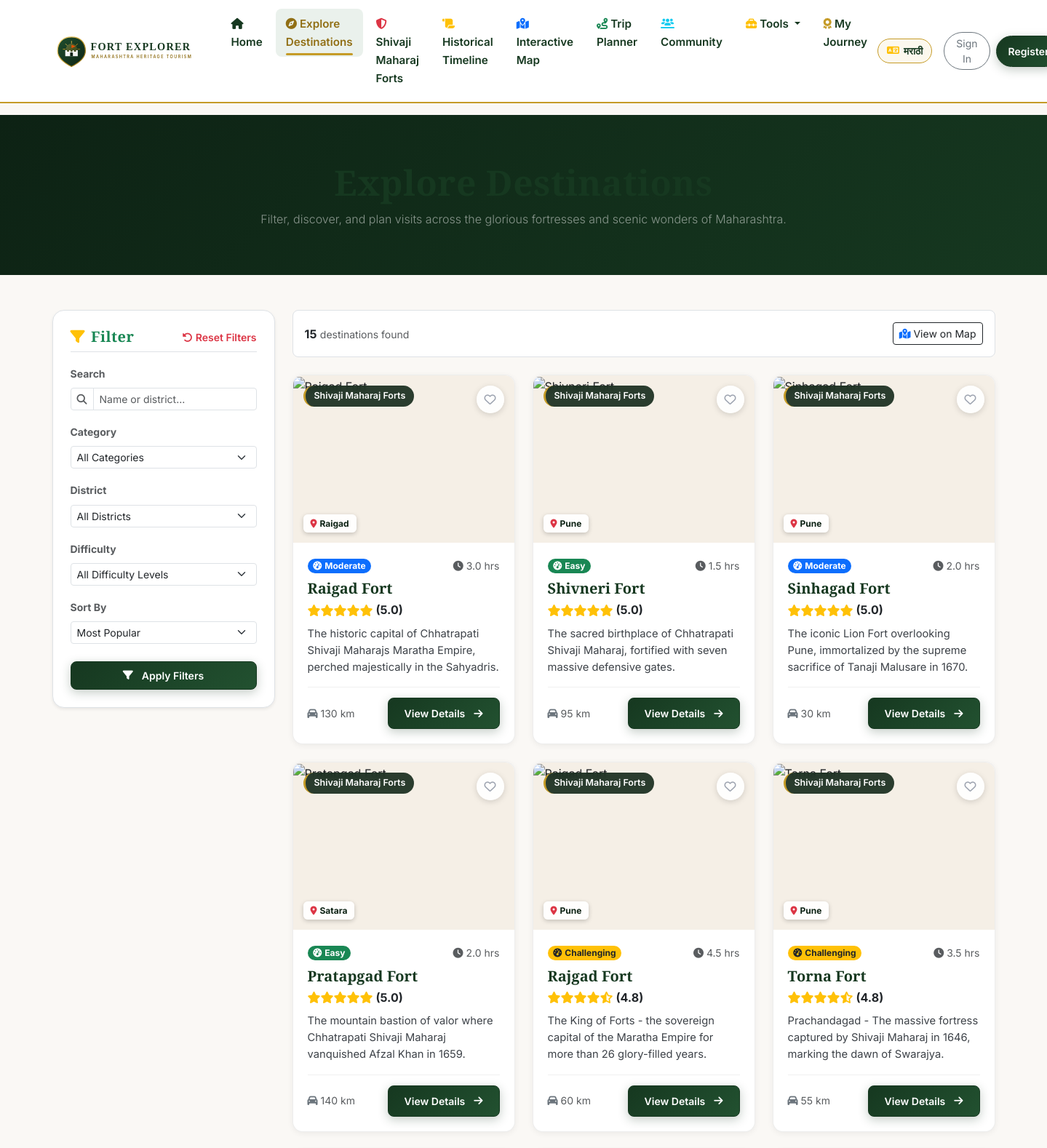
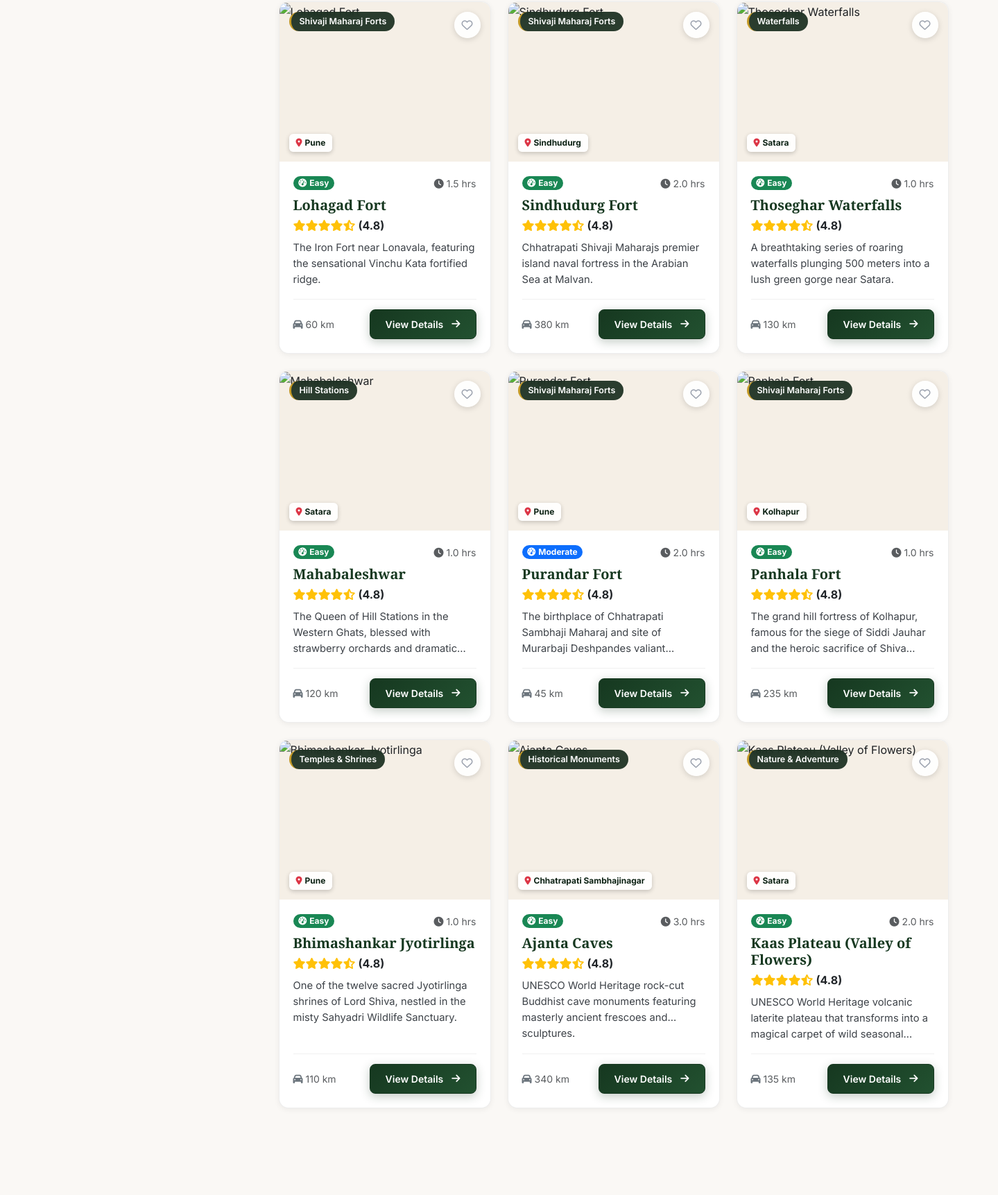
Screenshot of /explore.php (upper part) with the database file from the repository (2 pictures, top to bottom).
### tables this page shows
CREATE TABLE destinations (
    id INT AUTO_INCREMENT PRIMARY KEY,
    category_id INT NOT NULL,
    district_id INT NOT NULL,
    name VARCHAR(150) NOT NULL,
    name_mr VARCHAR(150) NOT NULL,
    slug VARCHAR(160) NOT NULL UNIQUE,
    short_description TEXT NOT NULL,
    short_description_mr TEXT NOT NULL,
    overview LONGTEXT NOT NULL,
    historical_significance LONGTEXT,
    historical_significance_mr LONGTEXT,
    shivaji_connection LONGTEXT,
    shivaji_connection_mr LONGTEXT,
    architecture_notes LONGTEXT,
    major_attractions LONGTEXT,
    latitude DECIMAL(10, 7) NOT NULL,
    longitude DECIMAL(10, 7) NOT NULL,
    altitude_meters INT DEFAULT NULL,
    address VARCHAR(255) NOT NULL,
    best_season VARCHAR(100) NOT NULL,
    opening_hours VARCHAR(150) DEFAULT 'Open 24 hours / Daylight trekking recommended',
    entry_fees VARCHAR(150) DEFAULT 'Free / Nominal ASI ticket if applicable',
    is_timing_verified TINYINT(1) DEFAULT 1,
    how_to_reach_road TEXT,
    how_to_reach_rail TEXT,
    how_to_reach_air TEXT,
    distance_from_pune_km INT DEFAULT NULL,
    distance_from_mumbai_km INT DEFAULT NULL,
    facilities VARCHAR(255) DEFAULT 'Parking, Tea Stalls, Local Guides',
    safety_tips TEXT,
    difficulty_level ENUM('Easy', 'Moderate', 'Challenging', 'Difficult') DEFAULT 'Moderate',
    trek_duration_hours DECIMAL(3, 1) DEFAULT 2.5,
    is_featured TINYINT(1) DEFAULT 0,
    is_shivaji_fort TINYINT(1) DEFAULT 0,
    primary_image VARCHAR(500) NOT NULL,
    created_at TIMESTAMP DEFAULT CURRENT_TIMESTAMP,
    updated_at TIMESTAMP DEFAULT CURRENT_TIMESTAMP ON UPDATE CURRENT_TIMESTAMP,
    FOREIGN KEY (category_id) REFERENCES destination_categories(id) ON DELETE RESTRICT,
    FOREIGN KEY (district_id) REFERENCES districts(id) ON DELETE RESTRICT,
    INDEX idx_dest_category (category_id),
    INDEX idx_dest_district (district_id),
    INDEX idx_dest_featured (is_featured),
    INDEX idx_dest_shivaji (is_shivaji_fort),
    INDEX idx_dest_slug (slug)
);

CREATE TABLE destination_categories (
    id INT AUTO_INCREMENT PRIMARY KEY,
    slug VARCHAR(80) NOT NULL UNIQUE,
    name_en VARCHAR(100) NOT NULL,
    name_mr VARCHAR(100) NOT NULL,
    icon_class VARCHAR(80) NOT NULL DEFAULT 'fa-map-pin',
    badge_color VARCHAR(30) NOT NULL DEFAULT '#1e3f20',
    description_en VARCHAR(255),
    description_mr VARCHAR(255),
    created_at TIMESTAMP DEFAULT CURRENT_TIMESTAMP
);

CREATE TABLE districts (
    id INT AUTO_INCREMENT PRIMARY KEY,
    name_en VARCHAR(100) NOT NULL UNIQUE,
    name_mr VARCHAR(100) NOT NULL,
    division VARCHAR(100) NOT NULL,
    created_at TIMESTAMP DEFAULT CURRENT_TIMESTAMP
);

### includes/lang.php (called while the page is built, shortened)
<?php
function current_lang(): string {
    return $_SESSION['lang'] ?? 'en';
}
function is_marathi(): bool {
    return current_lang() === 'mr';
}
function __(string $key, string $fallback = ''): string {
    $lang = current_lang();
    global $FE_TRANSLATIONS;
    if (isset($FE_TRANSLATIONS[$lang][$key])) {
        return $FE_TRANSLATIONS[$lang][$key];
    }
    return $fallback !== '' ? $fallback : $key;
}
function t_val(?string $enValue, ?string $mrValue): string {
    return $enValue ?? '';
}

### explore.php (the view, shortened to what this page needs)
<?php
require_once __DIR__ . '/includes/header.php';
$db = getDB();
$search = trim($_GET['q'] ?? '');
$sort = trim($_GET['sort'] ?? 'popular');
$destinations = [];
$userWishlistIds = [];
if ($db) {
    try {
        $query = "
            SELECT d.*,
                   c.slug AS category_slug, c.name_en AS category_name, c.name_mr AS category_name_mr,
                   dist.name_en AS district_name, dist.name_mr AS district_name_mr,
                   COALESCE(AVG(r.rating), 4.8) AS avg_rating,
                   COUNT(r.id) AS review_count
            FROM destinations d
            JOIN destination_categories c ON d.category_id = c.id
            JOIN districts dist ON d.district_id = dist.id
            LEFT JOIN reviews r ON d.id = r.destination_id AND r.status = 'approved'
            WHERE 1=1
        ";
        $params = [];
        $query .= " GROUP BY d.id ";
        $query .= match ($sort) {
            'rating' => " ORDER BY avg_rating DESC, d.is_featured DESC ",
            'name' => " ORDER BY d.name ASC ",
            'duration' => " ORDER BY d.trek_duration_hours ASC ",
            default => " ORDER BY d.is_featured DESC, avg_rating DESC, d.id ASC "
        };
        $destStmt = $db->prepare($query);
        $destStmt->execute($params);
        $destinations = $destStmt->fetchAll();
    } catch (Exception $e) {
        $errorMessage = $e->getMessage();
    }
}
?>
<div class="py-5" style="background: linear-gradient(135deg, var(--fe-forest-dark) 0%, var(--fe-forest) 100%); color: #fff;">
    <div class="container py-3 text-center">
        <h1 class="display-5 fw-bold font-heritage mb-2"><?= __('nav_explore') ?></h1>
        <p class="lead fs-6 text-white-50 max-w-600 mx-auto mb-0">
            <?= is_marathi()
                ? 'सह्याद्रीचे दुर्ग, प्राचीन मंदिरे, खळाळणारे धबधबे आणि निसर्गरम्य पर्यटन स्थळांची संपूर्ण सूची.'
                : 'Filter, discover, and plan visits across the glorious fortresses and scenic wonders of Maharashtra.' ?>
        </p>
    </div>
</div>
<div class="container py-5">
    <div class="row g-4">
        <div class="col-lg-3">
            <div class="bg-white p-4 rounded-4 shadow-sm border position-sticky" style="top: 90px;">
                <div class="d-flex align-items-center justify-content-between mb-3 border-bottom pb-2">
                    <h5 class="font-heritage mb-0 text-success"><i class="fa-solid fa-filter me-2 text-warning"></i><?= __('btn_filter') ?></h5>
                    <a href="explore.php" class="small text-danger text-decoration-none fw-semibold">
                        <i class="fa-solid fa-rotate-left me-1"></i><?= __('btn_clear') ?>
                    </a>
                </div>
                <form method="GET" action="explore.php">
                    <div class="mb-3">
                        <label class="form-label small fw-bold text-muted"><?= __('btn_search') ?></label>
                        <div class="input-group input-group-sm">
                            <span class="input-group-text bg-white"><i class="fa-solid fa-magnifying-glass text-muted"></i></span>
                            <input type="text" name="q" class="form-control" placeholder="<?= is_marathi() ? 'नाव किंवा जिल्हा...' : 'Name or district...' ?>" value="<?= e($search) ?>">
                        </div>
                    </div>
                    <div class="mb-3">
                        <label class="form-label small fw-bold text-muted"><?= is_marathi() ? 'वर्गवारी' : 'Category' ?></label>
                        <select name="cat" class="form-select form-select-sm">
                            <option value=""><?= __('filter_category') ?></option>
                        </select>
                    </div>
                    <div class="mb-3">
                        <label class="form-label small fw-bold text-muted"><?= is_marathi() ? 'जिल्हा' : 'District' ?></label>
                        <select name="district" class="form-select form-select-sm">
                            <option value=""><?= __('filter_district') ?></option>
                        </select>
                    </div>
                    <div class="mb-3">
                        <label class="form-label small fw-bold text-muted"><?= is_marathi() ? 'काठिण्य पातळी' : 'Difficulty' ?></label>
                        <select name="difficulty" class="form-select form-select-sm">
                            <option value=""><?= __('filter_difficulty') ?></option>
                        </select>
                    </div>
                    <div class="mb-4">
                        <label class="form-label small fw-bold text-muted"><?= __('filter_sort') ?></label>
                        <select name="sort" class="form-select form-select-sm">
                            <option value="popular" <?= $sort === 'popular' ? 'selected' : '' ?>><?= __('sort_popular') ?></option>
                        </select>
                    </div>
                    <div class="d-grid">
                        <button type="submit" class="btn btn-fe-primary btn-sm py-2">
                            <i class="fa-solid fa-filter me-1"></i><?= is_marathi() ? 'फिल्टर लागू करा' : 'Apply Filters' ?>
                        </button>
                    </div>
                </form>
            </div>
        </div>
        <div class="col-lg-9">
            <div class="d-flex flex-wrap align-items-center justify-content-between gap-3 mb-4 bg-white p-3 rounded-3 border">
                <div>
                    <span class="fw-bold text-dark fs-6"><?= count($destinations) ?></span>
                    <span class="text-muted small"><?= is_marathi() ? 'पर्यटन स्थळे उपलब्ध' : 'destinations found' ?></span>
                </div>
                <div class="d-flex align-items-center gap-2">
                    <a href="map.php" class="btn btn-sm btn-outline-dark">
                        <i class="fa-solid fa-map-location-dot me-1 text-primary"></i><?= is_marathi() ? 'नकाशावर पहा' : 'View on Map' ?>
                    </a>
                </div>
            </div>
            <?php if (!empty($destinations)): ?>
                <div class="row g-4">
                    <?php foreach ($destinations as $dest): ?>
                        <?php
                        $isWishlisted = in_array($dest['id'], $userWishlistIds);
                        $destName = t_val($dest['name'], $dest['name_mr']);
                        $destDesc = t_val($dest['short_description'], $dest['short_description_mr']);
                        $districtName = t_val($dest['district_name'], $dest['district_name_mr']);
                        $catName = t_val($dest['category_name'], $dest['category_name_mr']);
                        ?>
                        <div class="col-md-6 col-xl-4">
                            <div class="fe-card">
                                <div class="fe-card-img-wrap">
                                    <span class="fe-card-category-badge">
                                        <?= e($catName) ?>
                                    </span>
                                    <span class="fe-card-district-badge">
                                        <i class="fa-solid fa-location-dot me-1 text-danger"></i><?= e($districtName) ?>
                                    </span>
                                    <button type="button" class="fe-wishlist-toggle-btn <?= $isWishlisted ? 'active' : '' ?>" data-dest-id="<?= $dest['id'] ?>" title="Save to Wishlist">
                                        <i class="<?= $isWishlisted ? 'fa-solid fa-heart text-danger' : 'fa-regular fa-heart' ?>"></i>
                                    </button>
                                </div>
                                <div class="fe-card-body">
                                    <div class="d-flex align-items-center justify-content-between mb-2">
                                        <?= get_difficulty_badge($dest['difficulty_level']) ?>
                                        <span class="small text-muted"><i class="fa-solid fa-clock me-1"></i><?= $dest['trek_duration_hours'] ?> hrs</span>
                                    </div>
                                    <h5 class="fe-card-title"><?= e($destName) ?></h5>
                                    <div class="mb-2">
                                        <?= render_rating_stars((float)$dest['avg_rating']) ?>
                                    </div>
                                    <p class="fe-card-desc"><?= e($destDesc) ?></p>
                                    <div class="fe-card-footer">
                                        <span class="small text-muted">
                                            <i class="fa-solid fa-car me-1 text-secondary"></i><?= $dest['distance_from_pune_km'] ? $dest['distance_from_pune_km'] . ' km' : 'Accessible' ?>
                                        </span>
                                        <a href="destination.php?slug=<?= urlencode($dest['slug']) ?>" class="btn btn-sm btn-fe-primary">
                                            <?= __('btn_view_details') ?> <i class="fa-solid fa-arrow-right ms-1"></i>
                                        </a>
                                    </div>
                                </div>
                            </div>
                        </div>
                    <?php endforeach; ?>
                </div>
            <?php endif; ?>
        </div>
    </div>
</div>
<?php require_once __DIR__ . '/includes/footer.php'; ?>

### includes/functions.php (shortened to what this page needs)
<?php
function e(?string $string): string {
    return htmlspecialchars($string ?? '', ENT_QUOTES, 'UTF-8');
}
function render_rating_stars(float $rating, int $max = 5): string {
    $fullStars = floor($rating);
    $halfStar = ($rating - $fullStars) >= 0.5 ? 1 : 0;
    $emptyStars = $max - $fullStars - $halfStar;
    $html = '<div class="star-rating d-inline-flex align-items-center text-warning" title="' . number_format($rating, 1) . ' / 5">';
    for ($i = 0; $i < $fullStars; $i++) {
        $html .= '<i class="fa-solid fa-star"></i>';
    }
    if ($halfStar) {
        $html .= '<i class="fa-solid fa-star-half-stroke"></i>';
    }
    for ($i = 0; $i < $emptyStars; $i++) {
        $html .= '<i class="fa-regular fa-star text-muted opacity-50"></i>';
    }
    $html .= '<span class="ms-1 fw-bold text-dark rating-score">(' . number_format($rating, 1) . ')</span>';
    $html .= '</div>';
    return $html;
}
function get_difficulty_badge(string $difficulty): string {
    $badgeStyle = match(strtolower($difficulty)) {
        'easy' => 'bg-success text-white',
        'moderate' => 'bg-primary text-white',
        'challenging' => 'bg-warning text-dark',
        'difficult' => 'bg-danger text-white',
        default => 'bg-secondary text-white'
    };
    return '<span class="badge ' . $badgeStyle . ' px-2.5 py-1 rounded-pill"><i class="fa-solid fa-gauge-high me-1"></i>' . e($difficulty) . '</span>';
}

### rows the page displays
destinations: category.name_en "Shivaji Maharaj Forts", district.name_en "Raigad", difficulty_level "Moderate", trek_duration_hours "3.0", name "Raigad Fort", rating "5.0", short_description "The historic capital of Chhatrapati Shivaji Maharajs Maratha Empire, perched majestically in the Sahyadris.", distance_from_pune_km "130"
destinations: category.name_en "Shivaji Maharaj Forts", district.name_en "Pune", difficulty_level "Easy", trek_duration_hours "1.5", name "Shivneri Fort", rating "5.0", short_description "The sacred birthplace of Chhatrapati Shivaji Maharaj, fortified with seven massive defensive gates.", distance_from_pune_km "95"
destinations: category.name_en "Shivaji Maharaj Forts", district.name_en "Pune", difficulty_level "Moderate", trek_duration_hours "2.0", name "Sinhagad Fort", rating "5.0", short_description "The iconic Lion Fort overlooking Pune, immortalized by the supreme sacrifice of Tanaji Malusare in 1670.", distance_from_pune_km "30"
destinations: category.name_en "Shivaji Maharaj Forts", district.name_en "Satara", difficulty_level "Easy", trek_duration_hours "2.0", name "Pratapgad Fort", rating "5.0", short_description "The mountain bastion of valor where Chhatrapati Shivaji Maharaj vanquished Afzal Khan in 1659.", distance_from_pune_km "140"
destinations: category.name_en "Shivaji Maharaj Forts", district.name_en "Pune", difficulty_level "Challenging", trek_duration_hours "4.5", name "Rajgad Fort", rating "4.8", short_description "The King of Forts - the sovereign capital of the Maratha Empire for more than 26 glory-filled years.", distance_from_pune_km "60"
destinations: category.name_en "Shivaji Maharaj Forts", district.name_en "Pune", difficulty_level "Challenging", trek_duration_hours "3.5", name "Torna Fort", rating "4.8", short_description "Prachandagad - The massive fortress captured by Shivaji Maharaj in 1646, marking the dawn of Swarajya.", distance_from_pune_km "55"
destinations: category.name_en "Shivaji Maharaj Forts", district.name_en "Pune", difficulty_level "Easy", trek_duration_hours "1.5", name "Lohagad Fort", rating "4.8", short_description "The Iron Fort near Lonavala, featuring the sensational Vinchu Kata fortified ridge.", distance_from_pune_km "60"
destinations: category.name_en "Shivaji Maharaj Forts", district.name_en "Sindhudurg", difficulty_level "Easy", trek_duration_hours "2.0", name "Sindhudurg Fort", rating "4.8", short_description "Chhatrapati Shivaji Maharajs premier island naval fortress in the Arabian Sea at Malvan.", distance_from_pune_km "380"
destinations: category.name_en "Waterfalls", district.name_en "Satara", difficulty_level "Easy", trek_duration_hours "1.0", name "Thoseghar Waterfalls", rating "4.8", short_description "A breathtaking series of roaring waterfalls plunging 500 meters into a lush green gorge near Satara.", distance_from_pune_km "130"
destinations: category.name_en "Hill Stations", district.name_en "Satara", difficulty_level "Easy", trek_duration_hours "1.0", name "Mahabaleshwar", rating "4.8", short_description "The Queen of Hill Stations in the Western Ghats, blessed with strawberry orchards and…", distance_from_pune_km "120"
destinations: category.name_en "Shivaji Maharaj Forts", district.name_en "Pune", difficulty_level "Moderate", trek_duration_hours "2.0", name "Purandar Fort", rating "4.8", short_description "The birthplace of Chhatrapati Sambhaji Maharaj and site of Murarbaji Deshpandes…", distance_from_pune_km "45"
destinations: category.name_en "Shivaji Maharaj Forts", district.name_en "Kolhapur", difficulty_level "Easy", trek_duration_hours "1.0", name "Panhala Fort", rating "4.8", short_description "The grand hill fortress of Kolhapur, famous for the siege of Siddi Jauhar and the heroic sacrifice of…", distance_from_pune_km "235"
destinations: category.name_en "Temples & Shrines", district.name_en "Pune", difficulty_level "Easy", trek_duration_hours "1.0", name "Bhimashankar Jyotirlinga", rating "4.8", short_description "One of the twelve sacred Jyotirlinga shrines of Lord Shiva, nestled in the misty Sahyadri Wildlife Sanctuary.", distance_from_pune_km "110"
destinations: category.name_en "Historical Monuments", district.name_en "Chhatrapati Sambhajinagar", difficulty_level "Easy", trek_duration_hours "3.0", name "Ajanta Caves", rating "4.8", short_description "UNESCO World Heritage rock-cut Buddhist cave monuments featuring masterly ancient frescoes and sculptures.", distance_from_pune_km "340"
destinations: category.name_en "Nature & Adventure", district.name_en "Satara", difficulty_level "Easy", trek_duration_hours "2.0", name "Kaas Plateau (Valley of Flowers)", rating "4.8", short_description "UNESCO World Heritage volcanic laterite plateau that transforms into a magical carpet of wild…", distance_from_pune_km "135"

### other values shown
__('nav_home') "Home"
__('nav_explore') "Explore Destinations"
__('nav_forts') "Shivaji Maharaj Forts"
__('nav_history') "Historical Timeline"
__('nav_map') "Interactive Map"
__('nav_trip_planner') "Trip Planner"
__('nav_my_journey') "My Journey"
$langLabel "मराठी"
__('nav_login') "Sign In"
__('btn_filter') "Filter"
__('btn_clear') "Reset Filters"
__('btn_search') "Search"
__('filter_sort') "Sort By"
count($destinations) "15"
form field cat "All Categories"
